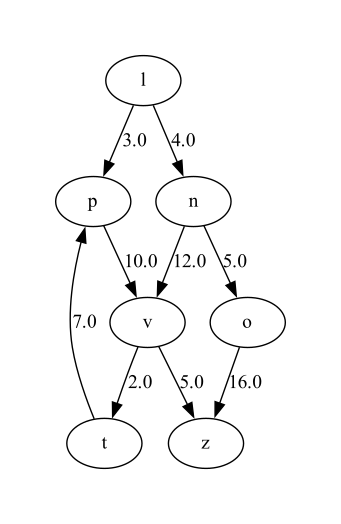

Recreate this plot in Python.
from PIAA_2_2 import *
import graphviz


def showing(list):
    graph = graphviz.Digraph()
    for key in list:
        graph.node(str(key))
        for i in range(len(list[key])):
            if str(key) != str(list[key][i][0]):
                graph.edge(str(key), str(list[key][i][0]), str(list[key][i][1]))

    name = 'graph'
    graph.render(name)


def main():
    start, end, nodes = my_input()
    showing(nodes)


if __name__ == '__main__':
    main()
